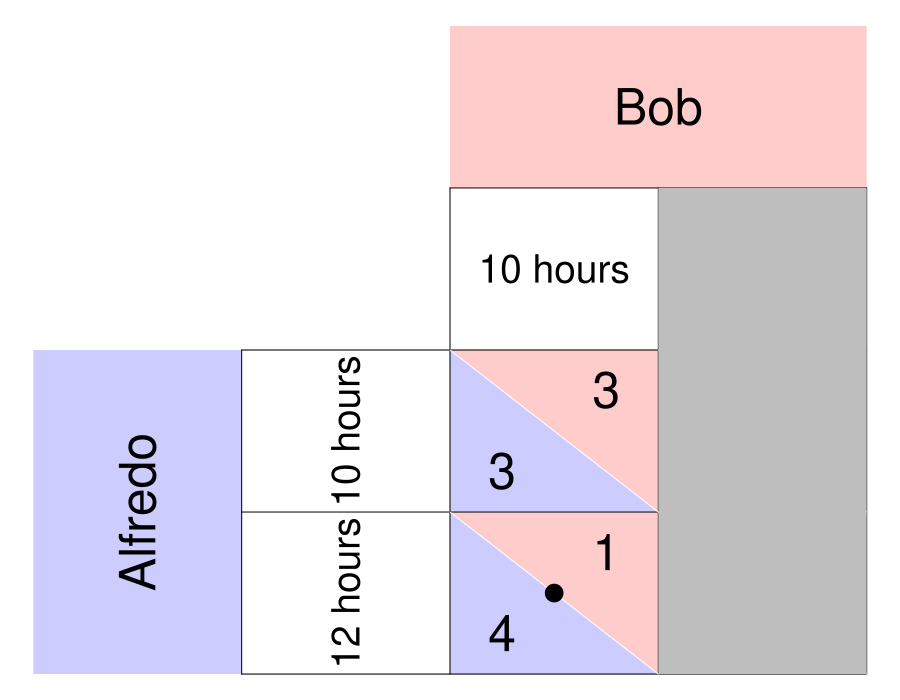

Write the R code that produced this figure.
require(ggplot2)
require(shape)
pdf(file = "society/matrix_fishermen_bestresponse_step1.pdf", width = 9, height = 7)

par(mar =  c(0, 0, 0, 0))
xlims <- c(0, 8)
ylims <- c(0, 8)

#TextSizes
PlayerSize <- 3
StratSize <- 2.3
PayoffSize <- 3

#Payoffs are listed as c("NW", "SW", "NE", "SE")

#Considerations for Player 1
P1Name <- c("Alfredo")
P1Strat <- c("10 Hours", "12 Hours")
P1Payoffs <- c("3", "4", "1", "2")
P1BR1 <- c("SW") #Must be NW or SW - the BR prints accordingly. 
P1BR2 <- c("SE") #Must be NE or SE - the BR prints accordingly. 
P1bestsize <- 2.5 #Adjusts size of point indicating best response of P1
#NW = (5, 3); SW = (5,1); NE = (7, 3); SE = (7, 1)

#Considerations for Player 2
P2Name <- c("Bob")
P2Strat <- c("10 Hours", "12 Hours")
P2Payoffs <- c("3", "1", "4", "2")
P2BR1 <- c("NE") #Must be NW or SW - the BR prints accordingly. 
P2BR2 <- c("SE") #Must be NE or SE - the BR prints accordingly. 
P2bestsize <- 4 #Adjusts size of circle indicating best response of P1

plot(0, 0, xlim = xlims, ylim = ylims, type = "n",
     xlab = expression(""),
     ylab = expression(""),
     xaxt = "n", 
     yaxt = "n", 
     cex.lab = 2, 
     bty = "n")



#Color and label for Player 1 and their strategies
polygon(c(0,0,2,2,0), c(0,4,4,0,0), col=rgb(0, 0, 1, 0.3), density=NULL, border = NA)
text(1, 2, P1Name[1], srt = 90, cex = PlayerSize)

polygon(c(0,0,2,2,0), c(0,4,4,0,0), col=rgb(0, 0, 1, 0.3), density=NULL, border = NA)
text(3, 3, P1Strat[1], cex = StratSize, srt = 90)
text(3, 1, P1Strat[2], cex = StratSize, srt = 90)


#Color and label for Player 2
polygon(c(4,4,8,8,4), c(8,6,6,8,8), col=rgb(1, 0, 0, 0.5), density=NULL, border = NA)
text(6, 7, P2Name[1], cex = PlayerSize)

text(5, 5, P2Strat[1], cex = StratSize)
text(7, 5, P2Strat[2], cex = StratSize)

#NorthWest cell 
#P1
polygon(c(4,4,6,4), c(4,2,2,4), col=rgb(0, 0, 1, 0.5), density=NULL, border = NA)
#P2
polygon(c(4,6,6,4), c(4,4,2,4), col=rgb(1, 0, 0, 0.5), density=NULL, border = NA)

#P1
text(4.5, 2.5, P1Payoffs[1], cex = PayoffSize)
#P2
text(5.5, 3.5, P2Payoffs[1], cex = PayoffSize)

#SouthWest cell  
#P1
polygon(c(4,4,6,4), c(2,0,0,2), col=rgb(0, 0, 1, 0.5), density=NULL, border = NA)
#P2
polygon(c(4,6,6,4), c(2,2,0,2), col=rgb(1, 0, 0, 0.5), density=NULL, border = NA)

#P1
text(4.5, 0.5, P1Payoffs[2], cex = PayoffSize)
#P2
text(5.5, 1.5, P2Payoffs[2], cex = PayoffSize)


#NorthEast cell 
#P1
polygon(c(6,6,8,6), c(4,2,2,4), col=rgb(0, 0, 1, 0.5), density=NULL, border = NA)
#P2
polygon(c(6,8,8,6), c(4,4,2,4), col=rgb(1, 0, 0, 0.5), density=NULL, border = NA)
#P1
text(6.5, 2.5, P1Payoffs[3], cex = PayoffSize)
#P2
text(7.5, 3.5, P2Payoffs[3], cex = PayoffSize)

#SouthEast cell 
#P1
polygon(c(6,6,8,6), c(2,0,0,2), col=rgb(0, 0, 1, 0.5), density=NULL, border = NA)
#P2
polygon(c(6,8,8,6), c(2,2,0,2), col=rgb(1, 0, 0, 0.5), density=NULL, border = NA)
#P1
text(6.5, 0.5, P1Payoffs[4], cex = PayoffSize)
#P2
text(7.5, 1.5, P2Payoffs[4], cex = PayoffSize)


#Lines for the Table
segments(8, 0, 8, 6, lty = 1, col = "black")
segments(4, 6, 8, 6, lty = 1, col = "black")
segments(2, 0, 2, 4, lty = 1, col = "black")
segments(2, 0, 8, 0, lty = 1, col = "black")
segments(2, 4, 8, 4, lty = 1, col = "black")
segments(4, 0, 4, 6, lty = 1, col = "black")
segments(2, 2, 8, 2, lty = 1, col = "black")
segments(6, 0, 6, 6, lty = 1, col = "black")

#Diagonals
#NW
segments(4, 4, 6, 2, lty = 1, col = "white")
#NE
segments(6, 4, 8, 2, lty = 1, col = "white")
#SW
segments(4, 2, 6, 0, lty = 1, col = "white")
#Se
segments(6, 2, 8, 0, lty = 1, col = "white")


#Best responses 
#P1 
if (P1BR1[1] == "NW"){
  points(5, 3, pch = 16, col = "black", cex = P1bestsize)
} else{points(5, 1, pch = 16, col = "black", cex = P1bestsize)
}

if (P1BR2[1] == "NE"){
  points(7, 3, pch = 16, col = "black", cex = P1bestsize)
} else{points(7, 1, pch = 16, col = "black", cex = P1bestsize)
}


#P2
# if (P2BR1[1] == "NW"){
#   points(5, 3, pch = 1, col = "black", cex = P2bestsize)
# } else{points(7, 3, pch = 1, col = "black", cex = P2bestsize)
# }
# 
# if (P2BR2[1] == "SW"){
#   points(5, 1, pch = 1, col = "black", cex = P2bestsize)
# } else{points(7, 1, pch = 1, col = "black", cex = P2bestsize)
# }


#Step 1 Polygon:
polygon(c(6,8,8,6,6), c(0,0,6,6,0), col= "gray", density=NULL, border = NA)

dev.off()
